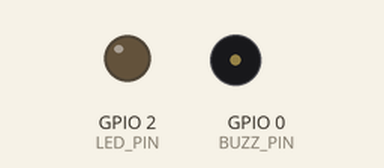
The sketch below on a simulated ESP8266 (NodeMCU). On the bench: output pins drawn as LEDs (lit = HIGH), buzzer (waves = sounding). WiFi joins after 1.5 s; servers stay silent unless stated; not simulated (calls return 0 or success): Secrets.h; what the sketch prints to the serial monitor is not drawn.

Above: at 3.35 s.
Timing chart, 0 to 6.3 s (numbered marks = the images above):
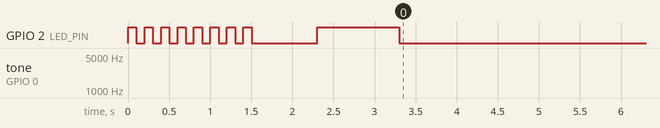

Measured:
- by itself, tone on GPIO 0 (BUZZ_PIN): silent → 2000 Hz at 60.0 s, → silent 0.10 s later, → 2000 Hz 0.10 s later, → silent 0.10 s later, … (700 changes in this stretch)

The sketch:

WardrobeDoorAlarm.ino
```cpp
#include <ESP8266WiFi.h>
#include <ArduinoOTA.h>
#include "Secrets.h"

/* Secrets.h file should contain data as below: */
#ifndef WIFI_SSID
#define WIFI_SSID "xxxxxxxxxx"
#define WIFI_PASSWORD "xxxxxxxxxx"
#endif

/* Configurable variables */
#define BUZZ_PIN 0
#define LED_PIN 2
#define OTA_HOSTNAME "WardrobeDoorAlarm"
#define WAIT_BEFORE_ALARM 60 // in seconds

/* Do not change these unless you know what you are doing */
int waitBeforeAlarm = WAIT_BEFORE_ALARM * 1000;
unsigned long previousMillis = 0;
const long noteDuration = 200;


void setup() {
  pinMode(BUZZ_PIN, OUTPUT);
  digitalWrite(BUZZ_PIN, LOW);
  pinMode(LED_PIN, OUTPUT);
  digitalWrite(LED_PIN, LOW);
  Serial.begin(115200);
  Serial.println("Startup");
  setupWifi();
  ArduinoOTA.setHostname(OTA_HOSTNAME);
  ArduinoOTA.begin();
}


void loop() {
  unsigned long currentMillis = millis();
  if (millis() > waitBeforeAlarm && currentMillis - previousMillis >= noteDuration) {
    previousMillis = currentMillis;
    tone(BUZZ_PIN, 2000, 100);
    noTone(100);
  }
  ArduinoOTA.handle();
}


void setupWifi() {
  WiFi.begin(WIFI_SSID, WIFI_PASSWORD);
  while (WiFi.status() != WL_CONNECTED) {
    Serial.print(".");
    digitalWrite(LED_PIN, HIGH);
    delay(100);
    digitalWrite(LED_PIN, LOW);
    delay(100);
  }
  Serial.println("");
  Serial.println("WiFi connected");
  Serial.println("IP address: ");
  Serial.println(WiFi.localIP());
  delay(700);
  digitalWrite(LED_PIN, HIGH);
  delay(1000);
  digitalWrite(LED_PIN, LOW);
}
```
